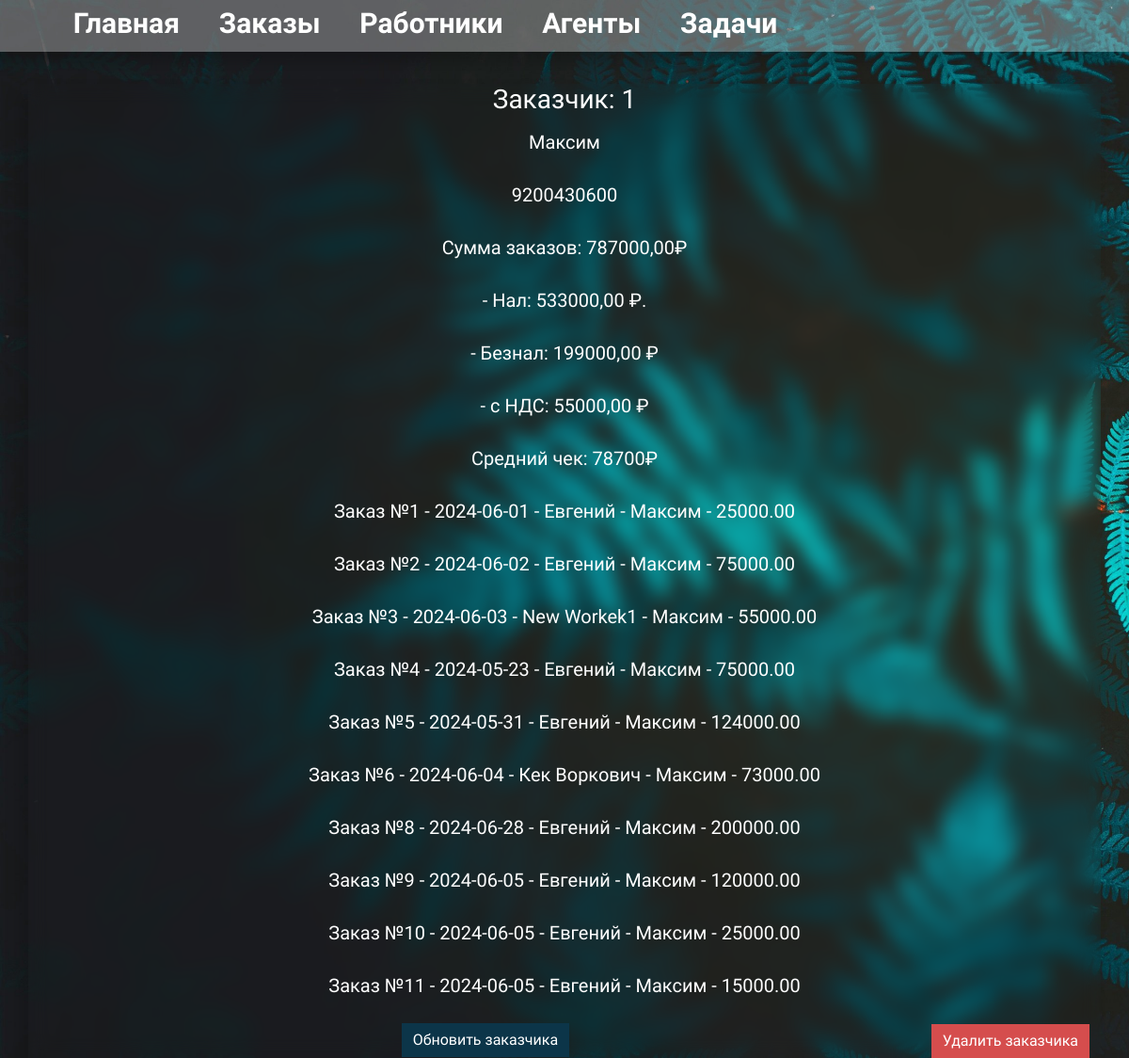
The app's page /money_calc/agent/1 with its own data.
### money_calc/models.py (models this page shows, shortened)
class Agent(models.Model):
    id = models.AutoField(primary_key=True)
    agent_name = models.CharField(max_length=100, verbose_name='Имя заказчика')
    agent_phone = models.CharField(max_length=11, verbose_name='Телефон заказчика', unique=True)
    class Meta:
        verbose_name = 'Заказчик'
        verbose_name_plural = 'Заказчики'
    def __str__(self):
        return str(self.agent_name)

class Order(models.Model):
    order_id = models.AutoField(primary_key=True)
    created_data = models.DateTimeField(auto_now_add=True)
    publish_data = models.DateField(default=timezone.now, verbose_name='Дата выполнения заказа')
    worker = models.ForeignKey(Worker, on_delete=models.CASCADE, verbose_name='Имя работника')
    agent = models.ForeignKey(Agent, on_delete=models.CASCADE, verbose_name='Имя заказчика')
    sum = models.DecimalField(max_digits=10, decimal_places=2, verbose_name='Сумма заказа', default=0)
    METHOD = [
        ('cash', 'Нал'),
        ('card', 'Безналл'),
        ('law', 'с НДС'),
    ]
    payment_method = models.CharField(max_length=100, choices=METHOD, verbose_name='Метод оплаты:')
    comment = models.TextField(max_length=350, verbose_name='Комментарий:')
    STATUS = [
        ('yes', 'Оплачено'),
        ('no', 'Ждет оплаты'),
    ]
    payment_status = models.CharField(max_length=50, choices=STATUS, verbose_name='Статус платежа:')
    class Meta:
        verbose_name = 'Заказ'
        verbose_name_plural = 'Заказы'
    def __str__(self):
        return f'Заказ №{self.order_id} - {self.publish_data} - {self.worker} - {self.agent} - {self.sum}'

class Worker(models.Model):
    id = models.AutoField(primary_key=True)
    worker_name = models.CharField(max_length=100, verbose_name='Имя работника')
    worker_phone = models.CharField(max_length=11, verbose_name='Телефон работника')
    car = models.CharField(max_length=100, verbose_name='Машина и гос.номер', unique=True)
    class Meta:
        verbose_name = 'Работник'
        verbose_name_plural = 'Работники'
    def __str__(self):
        return str(self.worker_name)

### money_calc/views.py (the view)
# urls.py: path('agent/<int:agent_id>', views.agent_orders, name='agent-detail'),
def agent_orders(request, agent_id):
    agent = Agent.objects.get(id=agent_id)
    orders = Order.objects.filter(agent=agent)
    cash_orders = Order.objects.filter(agent=agent, payment_method='cash')
    card_orders = Order.objects.filter(agent=agent, payment_method='card')
    law_orders = Order.objects.filter(agent=agent, payment_method='law')
    total_sum = 0
    for order in orders:
        total_sum += order.sum
    cash = 0
    for order in cash_orders:
        cash += order.sum
    card = 0
    for order in card_orders:
        card += order.sum
    law = 0
    for order in law_orders:
        law += order.sum
    count_order = orders.count()
    if count_order > 0:
        avg_order_sum = total_sum / count_order
    else:
        avg_order_sum = 0
    context = {
        'agent': agent,
        'orders': orders,
        'total_sum': total_sum,
        'avg_order_sum': avg_order_sum,
        'cash': cash,
        'card': card,
        'law': law,
    }
    return render(request, 'money_calc/agent_view.html', context)

### money_calc/templates/money_calc/agent_view.html (shortened to what this page needs)
{% extends 'money_calc/layout.html' %}
{% block content %}
<div class="container">
    <div class="row">
        <div class="col-md-12 main-info">
            <h3>Заказчик: {{ agent.id }}</h3>
            <p>{{ agent.agent_name }}</p>
            <p>{{ agent.agent_phone }}</p>
            <p>Сумма заказов: {{ total_sum }}₽</p>
            <p>- Нал: {{ cash }} ₽.</p>
            <p>- Безнал: {{ card }} ₽</p>
            <p>- с НДС: {{ law }} ₽</p>
            <p>Средний чек: {{ avg_order_sum|floatformat:0 }}₽</p>
        {% for order in orders %}
            <p>{{ order }}</p>
        {% endfor %}
        <a href="{% url 'agent-delete' agent.id %}" class="btn btn-danger">Удалить заказчика</a>
        <a href="{% url 'agent-update' agent.id %}" class="btn btn-info">Обновить заказчика</a>
        </div>
    </div>
</div>
{% endblock %}

### money_calc/static/money_calc/style.css (style rules this page uses)
body { font-family: "Source Sans 3", sans-serif; font-optical-sizing: auto; font-weight: 400; font-style: normal; background-image: url('/static/money_calc/img/bg.jpg'); background-size: cover; color: #fff; }
a { text-decoration: none; }
.btn-info { border-radius: 0; background-color: #0c3549; border: none; color: #fff; }
.btn-danger { border-radius: 0; float: right; margin-top: 0.5%; background-color: #d54d4d; border: none; color: #fff; }
.main-info { margin-top: 3%; font-size: 20px; line-height: 40px; backdrop-filter: blur(10px); text-align: center; box-shadow: -10px 10px 15px rgb(0 0 0 / 15%); }

### records on screen
Agent: id "1", agent_name "Максим", agent_phone "9200430600"
Order: order_id+publish_data+worker "Заказ №1 - 2024-06-01 - Евгений - Максим - 25000.00"
Order: order_id+publish_data+worker "Заказ №2 - 2024-06-02 - Евгений - Максим - 75000.00"
Order: order_id+publish_data+worker "Заказ №3 - 2024-06-03 - New Workek1 - Максим - 55000.00"
Order: order_id+publish_data+worker "Заказ №4 - 2024-05-23 - Евгений - Максим - 75000.00"
Order: order_id+publish_data+worker "Заказ №5 - 2024-05-31 - Евгений - Максим - 124000.00"
Order: order_id+publish_data+worker "Заказ №6 - 2024-06-04 - Кек Воркович - Максим - 73000.00"
Order: order_id+publish_data+worker "Заказ №8 - 2024-06-28 - Евгений - Максим - 200000.00"
Order: order_id+publish_data+worker "Заказ №9 - 2024-06-05 - Евгений - Максим - 120000.00"
Order: order_id+publish_data+worker "Заказ №10 - 2024-06-05 - Евгений - Максим - 25000.00"
Order: order_id+publish_data+worker "Заказ №11 - 2024-06-05 - Евгений - Максим - 15000.00"

### other values on screen
{{ total_sum }} "787000,00"
{{ cash }} "533000,00"
{{ card }} "199000,00"
{{ law }} "55000,00"
{{ avg_order_sum|floatformat:0 }} "78700"
